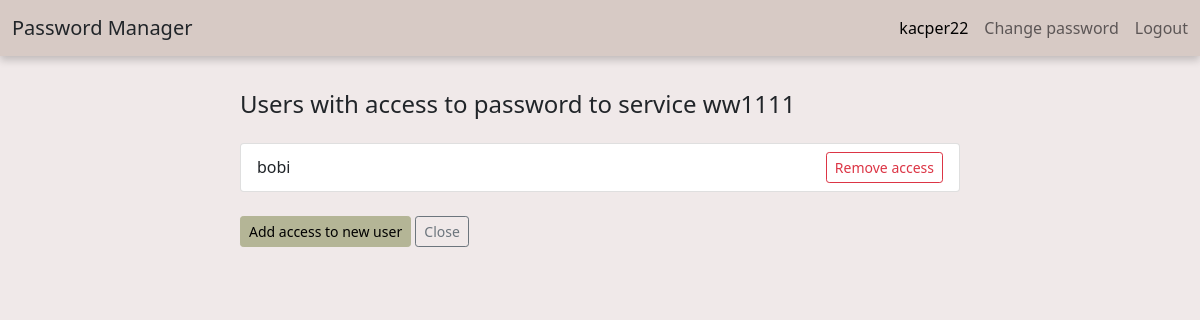
/services/32/permissions (signed in), run on the app's committed database.
### app/models.py (models this page shows, shortened)
class User(db.Model, UserMixin):
    id = db.Column(db.Integer(), primary_key=True)
    username = db.Column(db.String(length=30), nullable=False, unique=True)
    email_address = db.Column(db.String(length=100), nullable=False, unique=True)
    password_hash = db.Column(db.String(length=60), nullable=False)
    services = db.relationship('UserService', backref='user', lazy=True)
    admin_services = db.relationship('Service', backref='admin', lazy=True)
    @property
    def password(self):
        return self.password_hash

class Service(db.Model):
    id = db.Column(db.Integer(), primary_key=True)
    name = db.Column(db.String(length=50), nullable=False)
    link = db.Column(db.String(length=100))
    status = db.Column(db.String(length=20), nullable=False)
    encrypted_password = db.Column(db.String(length=100), nullable=False)
    password_iv = db.Column(db.String(length=100), nullable=False)
    users = db.relationship('UserService', backref='service', lazy=True)
    admin_id = db.Column(db.Integer(), db.ForeignKey('user.id'), nullable=False)
    show_password = "fake"

class UserService(db.Model):
    user_id = db.Column(db.Integer(), db.ForeignKey('user.id'), primary_key=True)
    service_id = db.Column(db.Integer(), db.ForeignKey('service.id'), primary_key=True)

### app/routes.py (the view)
@app.route('/services/<int:service_id>/permissions')
@login_required
def permissions_page(service_id):
    service = Service.query.get(service_id)
    if not check_service(service):
        return redirect(url_for('home_page'))
    return render_template('permissions.html', service=service)

### app/models.py (called while the page is built)
@login_manager.user_loader
def load_user(user_id):
    return User.query.get(int(user_id))

### app/routes.py (called while the page is built)
def check_service(service):
    if not service:
        flash('Service does not exist!', category='danger')
        return False
    if service.admin_id != current_user.id:
        flash('Access denied!', category='danger')
        return False
    return True

@app.context_processor
def example():
    def get_sth(sid):
        service = Service.query.get(sid)
        return service.encrypted_password
    return dict(myf=get_sth)

### app/templates/permissions.html (shortened to what this page needs)
{% extends 'base.html' %}
{% block content %}
<div class="permissions-container">
    <h1 class="h4 mb-4">Users with access to password to service {{ service.name }}</h1>
    <ul class="list-group mb-4">
        {% for us in service.users %}
        <li class="list-group-item d-flex justify-content-between align-items-center">
            {{ us.user.username }}
            <form action="{{ url_for('delete_permission', user_id=us.user.id, service_id=service.id) }}" method="POST">
                <input type="submit" class="btn btn-sm btn-outline-danger bg-cancel" value="Remove access">
            </form>
        </li>
        {% endfor %}
    </ul>
    <a class='btn btn-primary btn-sm bg-confirm' href="{{ url_for('add_permission', service_id=service.id) }}"
       role="button">
        Add access to new user
    </a>
    <a class="btn btn-outline-secondary btn-sm bg-cancel" href="{{ url_for('home_page') }}" role="button">Close</a>
</div>
{%  endblock %}

### app/templates/base.html (shortened to what this page needs)
<!doctype html>
<html lang="pl">
<head>
    <link href="https://cdn.jsdelivr.net/npm/bootstrap@5.1.3/dist/css/bootstrap.min.css" rel="stylesheet"
>
    <link rel="stylesheet" href="https://cdn.jsdelivr.net/npm/bootstrap-icons@1.7.2/font/bootstrap-icons.css">
    <link rel="stylesheet" type="text/css" href="{{ url_for('static', filename='main.css') }}">
</head>
<body class="bg-light-creamy">
<nav class="navbar navbar-expand-md bg-creamy nav-shadow fixed-top">
    <div class="container-fluid">
        <span class="navbar-brand mb-0"><a class="navbar-brand link-dark" href="{{ url_for('home_page') }}">Password Manager</a></span>
        {% if current_user.is_authenticated %}
        <div class="navbar-nav">
            <span class="navbar-text me-3 text-creamy">
              {{ current_user.username }}
            </span>
            <a class="logout nav-link px-0 me-3" href="{{ url_for('change_password') }}">Change password</a>
            <a class="logout nav-link px-0" href="{{ url_for('logout_page') }}">Logout</a>
        </div>
        {% endif %}
    </div>
</nav>
{% block content %}
{% endblock %}
</body>
</html>

### app/static/main.css (style rules this page uses)
:root { --main: #D7CAC5; --light-main: #F0E9E9; --text-main: #000000; --btn-primary: #c7b2b2; --btn-primary-hover: #9f8585; --table: #e1dada; --confirm: #B4B596; --confirm-hover: #c5c6a5; --cancel: #ce6c6c; --cancel-hover: #dc8181; }
body { padding-top: 50px!important; }
.permissions-container { margin-right: 20%; margin-left: 20%; margin-top: 40px; }
.bg-confirm.btn-primary, .bg-confirm.btn-primary:focus { background: var(--confirm); border-color: var(--confirm); }
.bg-creamy { background: var(--main); color: var(--text-main); }
.bg-light-creamy { background: var(--light-main); }
.nav-link, .nav-link:visited { color: var(--text-main); }
.logout.nav-link { color: #5C5656; }
.nav-shadow { box-shadow: 0 4px 8px 0 rgba(0, 0, 0, 0.2); }
.btn-primary, .btn-primary:focus { background: var(--btn-primary); border-color: var(--btn-primary); color: var(--text-main); box-shadow: none; }

### data on the page
User: username "kacper22"
Service: name "ww1111"
UserService: user.username "bobi"
